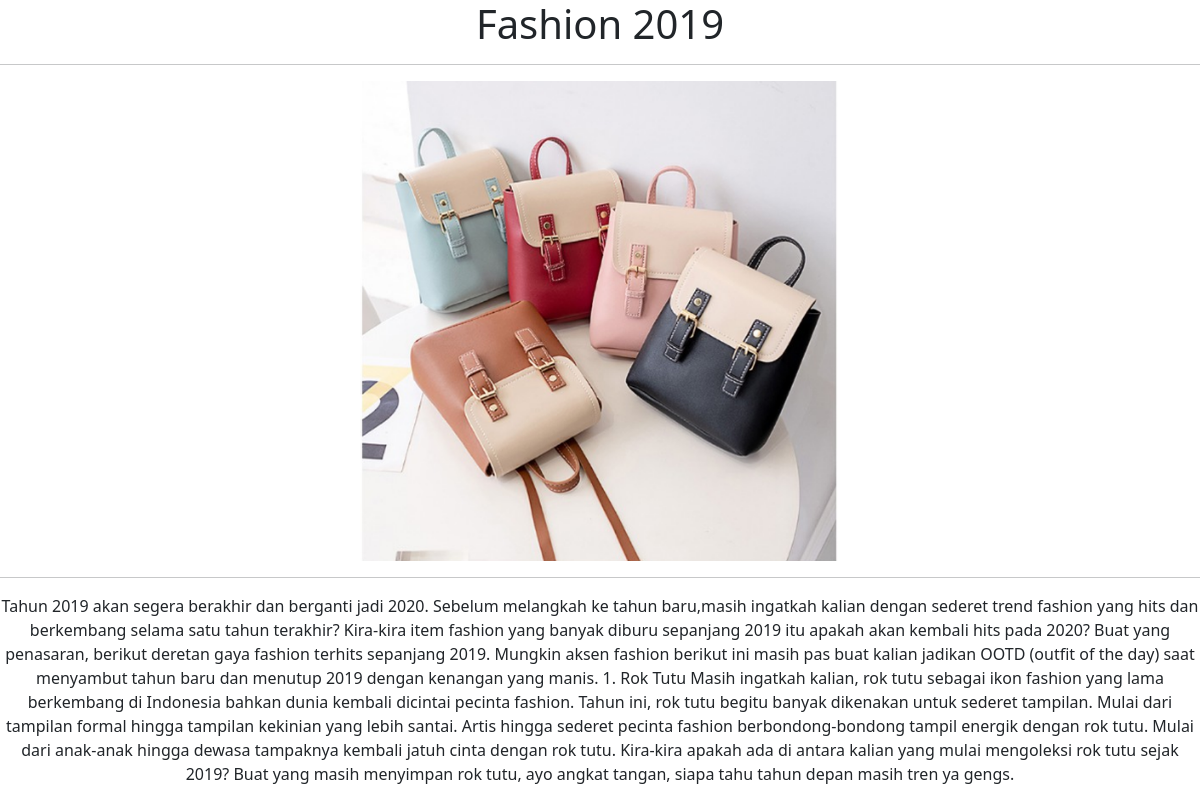
/see_news.php?id=29, run on the app's committed database.
### tables this page shows
CREATE TABLE `product` (
  `id` int NOT NULL,
  `photo` varchar(255) NOT NULL,
  `title` varchar(255) NOT NULL,
  `detail` varchar(10000) NOT NULL,
  `id_category` int NOT NULL
);

### function.php (called while the page is built, shortened)
<?php
$fsr = mysqli_connect("localhost", "root", "", "fsera");
function query($query)
{
    global $fsr;
    $result = mysqli_query($fsr, $query);
    $rows = [];
    while ($row = mysqli_fetch_assoc($result)) {
        $rows[] = $row;
    }
    return $rows;
}

### see_news.php (the view, shortened to what this page needs)
<?php
require 'function.php';
$id = $_GET['id'];
$prdk = query("SELECT * FROM product WHERE id = $id ")[0];
?>
<!doctype html>
<html lang="en">
<head>
    <link href="https://cdn.jsdelivr.net/npm/bootstrap@5.2.3/dist/css/bootstrap.min.css" rel="stylesheet"
>
</head>
<body>
    <div class="text-center">
        <h1><?= $prdk['title']; ?></h1>
        <hr>
        <img src="assets/img/<?= $prdk['photo']; ?>" alt="" width="40%">
        <hr>
        <p> <?= $prdk['detail']; ?></p>
    </div>
</body>
</html>

### data on the page
product: photo (picture), detail "Tahun 2019 akan segera berakhir dan berganti jadi 2020. Sebelum melangkah ke tahun baru,masih ingatkah kalian dengan sederet trend fashion yang hits dan berkembang selama satu tahun terakhir? Kira-kira item fashion yang banyak diburu sepanjang 2019 itu apakah akan kembali hits pada 2020? Buat yang penasaran, berikut deretan gaya fashion terhits sepanjang 2019. Mungkin aksen fashion berikut ini masih pas buat kalian jadikan OOTD (outfit of the day) saat menyambut tahun baru dan menutup 2019 dengan kenangan yang manis. 1. Rok Tutu Masih ingatkah kalian, rok tutu sebagai ikon fashion yang lama berkembang di Indonesia bahkan dunia kembali dicintai pecinta fashion. Tahun ini, rok tutu begitu…"
